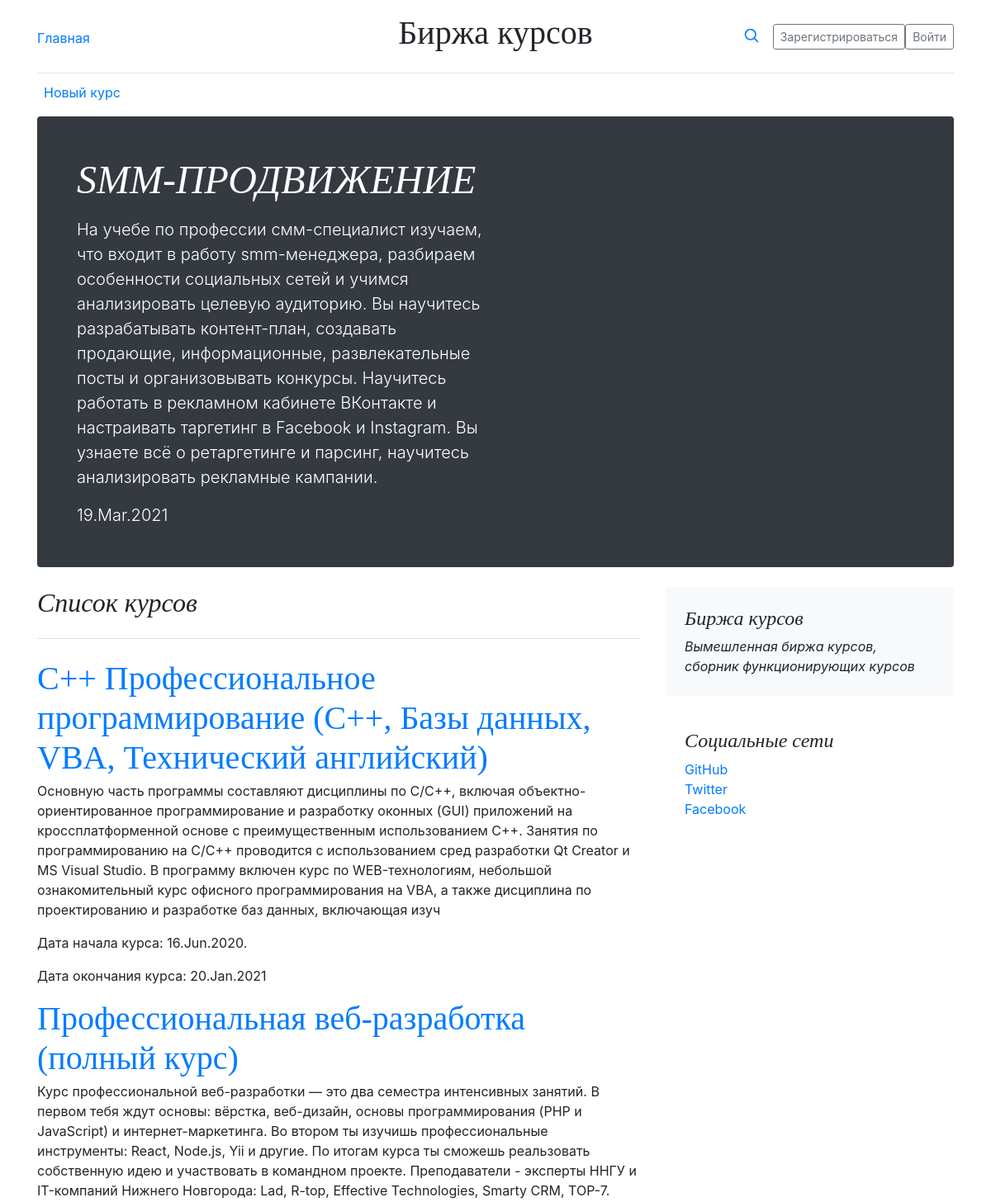
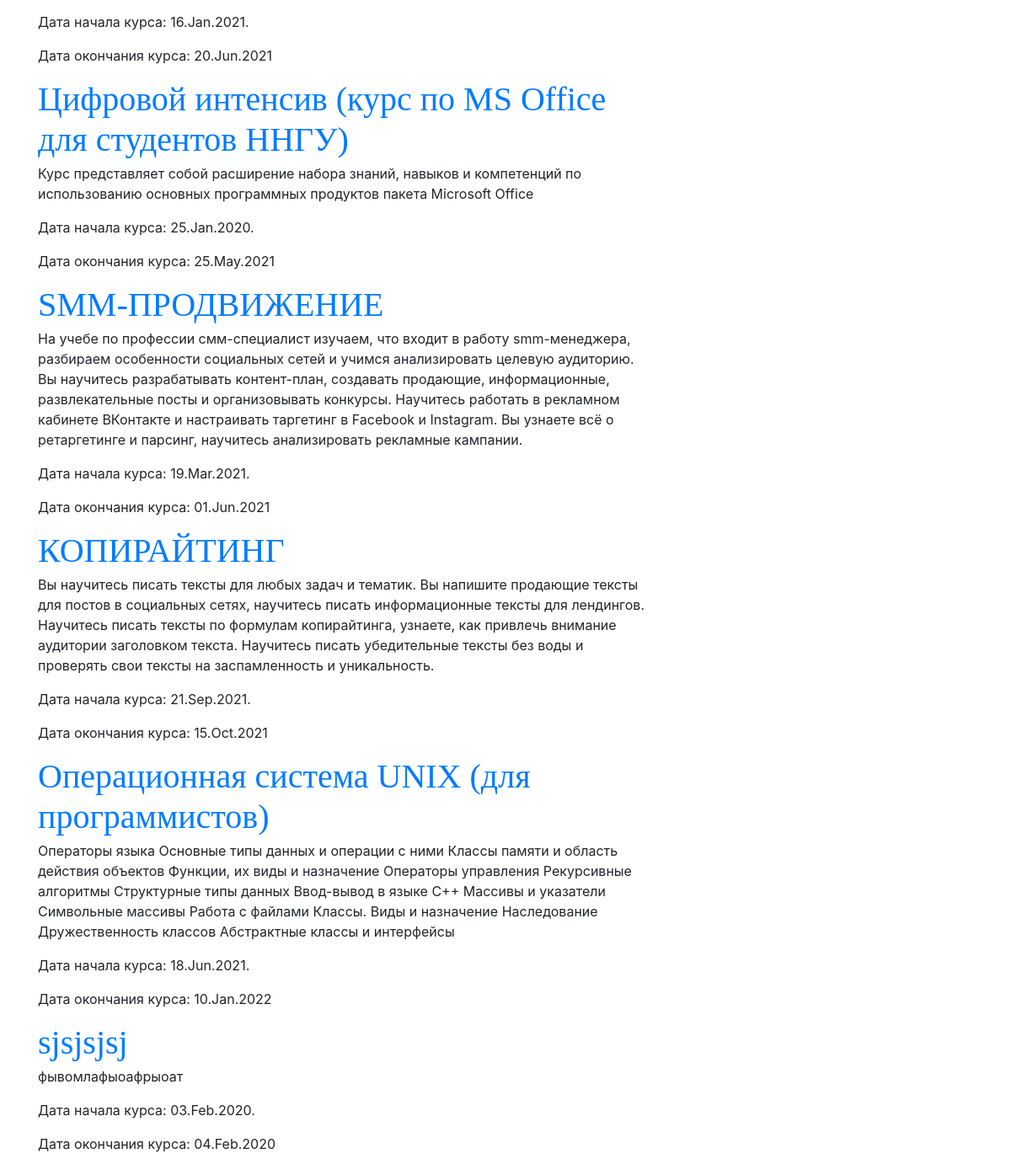
The page / on the database its author committed (2 pictures, top to bottom).
### courses/models.py (models this page shows, shortened)
class Course(models.Model):
    course_id = models.AutoField(primary_key=True)
    title = models.CharField(max_length=128,verbose_name="Название курса")
    description = models.TextField(max_length=512, verbose_name="Описание курса")
    start_date = models.DateField(verbose_name="Дата начала курса")
    end_date = models.DateField(verbose_name="Дата окончания курса")
    author = models.ForeignKey(User,verbose_name="Автор поста",on_delete=models.PROTECT, null=True)
    class Meta:
        verbose_name = "Курс"
        verbose_name_plural = "Курсы"

### courses/views.py (the view)
# urls.py: path("", catalog,name="index"),
def catalog(request):
    return render(request, "index.html")

### courses/templatetags/course_tag.py (called while the page is built)
@register.simple_tag()
def get_courses():
    now = timezone.now()
    return Course.objects.filter(start_date__gte=now).order_by("start_date").first()

@register.simple_tag()
def get_query():
    return Course.objects.all()

### courses/templates/index.html (shortened to what this page needs)
{% extends "base.html" %}
{% load course_tag %}
{% block content %}
<div class="container">
  <header class="blog-header py-3">
    <div class="row flex-nowrap justify-content-between align-items-center">
      <div class="col-4 pt-1">
        <a class="link-secondary" href="/">Главная</a>
      </div>
      <div class="col-4 text-center">
        <h1 class="title">Биржа курсов</h1>
      </div>
      <div class="col-4 d-flex justify-content-end align-items-center">
        <a class="link-secondary" href="#" aria-label="Search">
          <svg xmlns="http://www.w3.org/2000/svg" width="20" height="20" fill="none" stroke="currentColor" stroke-linecap="round" stroke-linejoin="round" stroke-width="2" class="mx-3" role="img" viewBox="0 0 24 24"><title>Search</title><circle cx="10.5" cy="10.5" r="7.5"/><path d="M21 21l-5.2-5.2"/></svg>
        </a>
        {% if request.user.is_authenticated %}
        <span>Добро пожаловать {{ request.user }}</span>
        <a href="logout">Выйти</a>
        {% else %}
        <a class="btn btn-sm btn-outline-secondary" href="register">Зарегистрироваться</a>
        <a href="login" class="btn btn-sm btn-outline-secondary">Войти</a>
        {% endif %}
      </div>
    </div>
  </header>
  <div class="nav-scroller py-1 mb-2">
    <nav class="nav d-flex justify-content-between">
      <a class="p-2 link-secondary" href="new">Новый курс</a>
    </nav>
  </div>
</div>
<main class="container">
  <div class="p-4 p-md-5 mb-4 text-white rounded bg-dark">
    <div class="col-md-6 px-0">
      {% get_courses as db %}
      <h1 class="display-4 font-italic">{{ db.title }}</h1>
      <p class="lead my-3">{{ db.description }}</p>
      <p class="lead mb-0">{{ db.start_date|date:"d.M.Y" }}</p>
    </div>
  </div>
  <div class="row">
    <div class="col-md-8">
      <h2 class="pb-4 mb-4 font-italic border-bottom">
        Список курсов
      </h2>
      <article class="blog-post">
        {% get_query as bd %}
        {% for course in bd %}
          <h3 class="blog-post-title"><a href="course/{{ course.pk }}">{{ course.title}}</a></h3>
          <p>{{ course.description }}</p>
          <p>Дата начала курса: {{ course.start_date|date:"d.M.Y." }}</p>
          <p>Дата окончания курса: {{ course.end_date|date:"d.M.Y" }}</p>
        {% endfor %}
      </article>
    </div>
    <div class="col-md-4">
      <div class="p-4 mb-3 bg-light rounded">
        <h4 class="font-italic">Биржа курсов</h4>
        <p class="mb-0"><em>Вымешленная биржа курсов, сборник функционирующих курсов </em></p>
      </div>
      <div class="p-4">
        <h4 class="font-italic">Социальные сети</h4>
        <ol class="list-unstyled">
          <li><a href="http://github.com/esheloncr">GitHub</a></li>
          <li><a href="#">Twitter</a></li>
          <li><a href="#">Facebook</a></li>
        </ol>
      </div>
    </div>
  </div>
</main>
{% endblock content %}

### courses/static/css/style.rtl.css (style rules this page uses)
.blog-header { line-height: 1; border-bottom: 1px solid #e5e5e5; }
h1, h2, h3, h4, h5, h6 { font-family: Amiri, Georgia, "Times New Roman", serif; }
.display-4 { font-size: 2.5rem; }
@media (min-width: 768px) { .display-4 { font-size: 3rem; } }
.nav-scroller { position: relative; z-index: 2; height: 2.75rem; overflow-y: hidden; }
.nav-scroller .nav { display: flex; flex-wrap: nowrap; padding-bottom: 1rem; margin-top: -1px; overflow-x: auto; text-align: center; white-space: nowrap; -webkit-overflow-scrolling: touch; }
.blog-post { margin-bottom: 4rem; }
.blog-post-title { margin-bottom: .25rem; font-size: 2.5rem; }

### rows shown on the page
Course: title "SMM-ПРОДВИЖЕНИЕ", description "На учебе по профессии смм-специалист изучаем, что входит в работу smm-менеджера, разбираем особенности социальных сетей и учимся анализировать целевую аудиторию. Вы научитесь разрабатывать контент-план, создавать продающие, информационные, развлекательные посты и организовывать конкурсы. Научитесь работать в рекламном кабинете ВКонтакте и настраивать таргетинг в Facebook и Instagram. Вы узнаете всё о ретаргетинге и парсинг, научитесь анализировать рекламные кампании.", start_date "19.Mar.2021", start_date "19.Mar.2021.", end_date "01.Jun.2021"
Course: title "C++ Профессиональное программирование (C++, Базы данных, VBA, Технический английский)", description "Основную часть программы составляют дисциплины по С/С++, включая объектно-ориентированное программирование и разработку оконных (GUI) приложений на кроссплатформенной основе с преимущественным использованием C++. Занятия по программированию на C/C++ проводится с использованием сред разработки Qt Creator и MS Visual Studio. В программу включен курс по WEB-технологиям, небольшой ознакомительный курс офисного программирования на VBA, а также дисциплина по проектированию и разработке баз данных, включающая изуч", start_date "16.Jun.2020.", end_date "20.Jan.2021"
Course: title "Профессиональная веб-разработка (полный курс)", description "Курс профессиональной веб-разработки — это два семестра интенсивных занятий. В первом тебя ждут основы: вёрстка, веб-дизайн, основы программирования (PHP и JavaScript) и интернет-маркетинга. Во втором ты изучишь профессиональные инструменты: React, Node.js, Yii и другие. По итогам курса ты сможешь реальзовать собственную идею и участвовать в командном проекте. Преподаватели - эксперты ННГУ и IT-компаний Нижнего Новгорода: Lad, R-top, Effective Technologies, Smarty CRM, TOP-7.", start_date "16.Jan.2021.", end_date "20.Jun.2021"
Course: title "Цифровой интенсив (курс по MS Office для студентов ННГУ)", description "Курс представляет собой расширение набора знаний, навыков и компетенций по использованию основных программных продуктов пакета Microsoft Office", start_date "25.Jan.2020.", end_date "25.May.2021"
Course: title "КОПИРАЙТИНГ", description "Вы научитесь писать тексты для любых задач и тематик. Вы напишите продающие тексты для постов в социальных сетях, научитесь писать информационные тексты для лендингов. Научитесь писать тексты по формулам копирайтинга, узнаете, как привлечь внимание аудитории заголовком текста. Научитесь писать убедительные тексты без воды и проверять свои тексты на заспамленность и уникальность.", start_date "21.Sep.2021.", end_date "15.Oct.2021"
Course: title "Операционная система UNIX (для программистов)", description "Операторы языка Основные типы данных и операции с ними Классы памяти и область действия объектов Функции, их виды и назначение Операторы управления Рекурсивные алгоритмы Структурные типы данных Ввод-вывод в языке С++ Массивы и указатели Символьные массивы Работа с файлами Классы. Виды и назначение Наследование Дружественность классов Абстрактные классы и интерфейсы", start_date "18.Jun.2021.", end_date "10.Jan.2022"
Course: title "sjsjsjsj", description "фывомлафыоафрыоат", start_date "03.Feb.2020.", end_date "04.Feb.2020"
